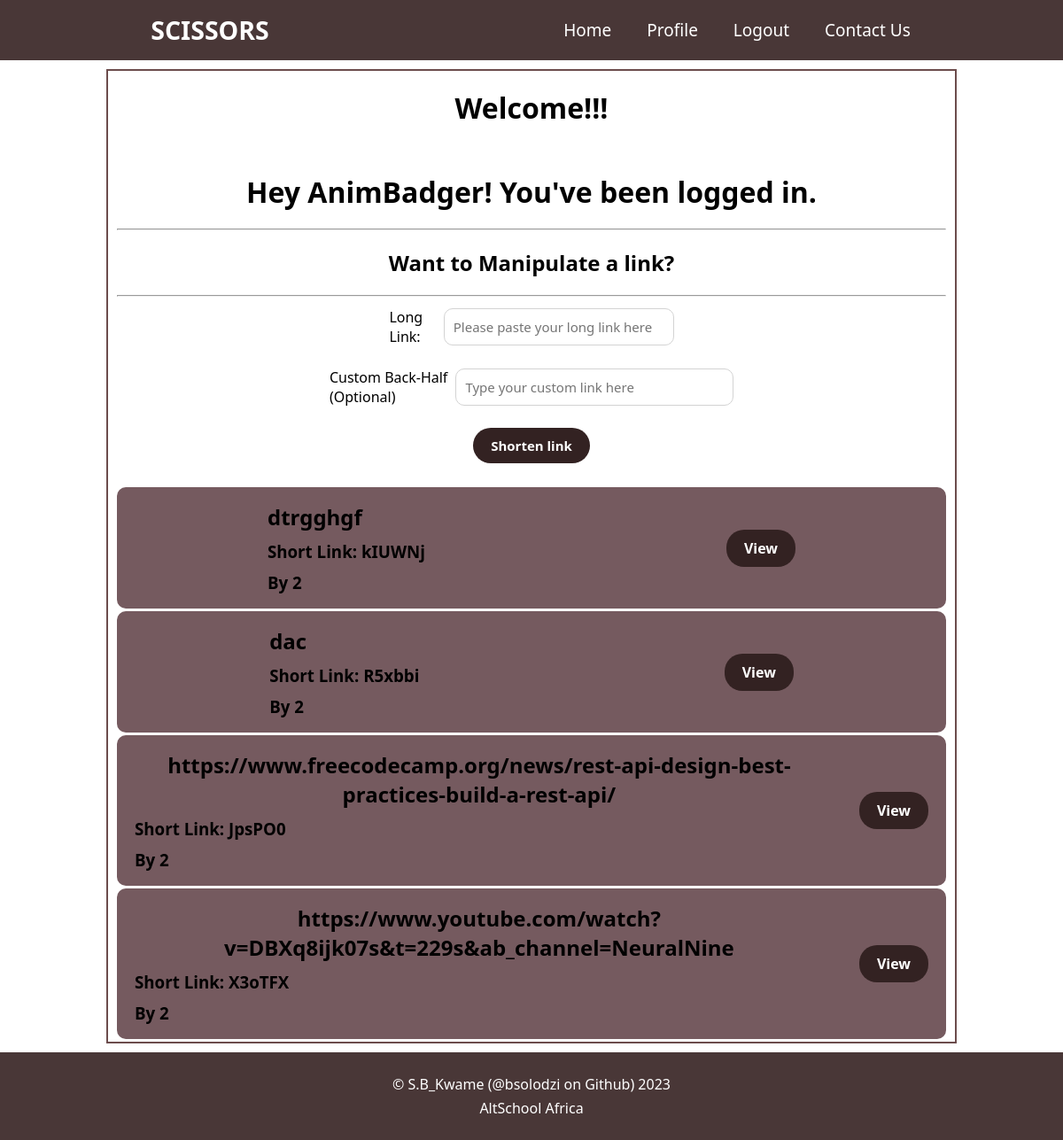
/ (signed in), run on the app's committed database.
### app.py (models this page shows, shortened)
class User (db.Model, UserMixin):
    __tablename__ = "users"
    id = db.Column(db.Integer(), primary_key=True)
    username = db.Column(db.String(255), nullable=False, unique=True)
    first_name = db.Column(db.String(50), nullable=False)
    last_name = db.Column(db.String(50), nullable=False)
    email = db.Column(db.String(255), nullable=False, unique=True)
    password_hash = db.Column(db.Text(), nullable=False)
    links = db.relationship('Link', backref='user')

class Link(db.Model):
    __tablename__ = "links"
    id = db.Column(db.Integer(), primary_key=True)
    long_link = db.Column(db.String(), nullable=False)
    custom_link = db.Column(db.String(50), unique=True, default=None)
    short_link = db.Column(db.String())
    user_id = db.Column(db.Integer(), db.ForeignKey('users.id'))
    clicks = db.Column(db.Integer, default=0)
    created_at = db.Column(db.DateTime, default=datetime.utcnow)

### app.py (the view, shortened to what this page needs)
@app.route('/', methods=['GET', 'POST'])
def home():
    latest_link = None  # Initialize the variable
    if current_user.is_authenticated:
        links = Link.query.filter_by(user=current_user).order_by(
            desc(Link.created_at)).all()
    else:
        links = []
    return render_template('index.html', links=links, latest_link=latest_link)

### app.py (called while the page is built)
@login_manager.user_loader
def load_user(user_id):
    return User.query.get(int(user_id))

### templates/index.html
{% extends 'base.html' %} {% block content %}
<h1 class="headings">Welcome!!!</h1>
{% if current_user.is_authenticated %}
<div class="form-group">
  <h1 class="headings">
    Hey {{current_user.username}}! You've been logged in.
  </h1>
  <hr />
  <h2 class="headings">Want to Manipulate a link?</h2>
  <hr />
  <form action="{{url_for('home')}}" method="POST">
    <div class="form-group">
      <label for="link">Long Link:</label>
      <input
      class="form-control"
        type="text"
        id="link"
        name="link"
        placeholder="Please paste your long link here"
        required
      />
    </div>
    <div class="form-group">
      <label for="custom_link">Custom Back-Half (Optional)</label>
      <input id ="custom_link" type="text" name="custom_link" class="form-control" placeholder="Type your custom link here">
    </div>
    <div class="form-group">
      <input type="submit" value="Shorten link" class="mybtn" />
    </div>
  </form>
</div>
{% endif %} {% for link in links %}
<div class="blogs">
  <article class="index-article">
    <div class="form-group">
      <div>
        <h2>{{link.long_link}}</h2>
      </div>
      <div>
        <h3>Short Link: {{link.short_link}}</h3>
      </div>
      <div>
        <h3>By {{link.user_id}}</h3>
      </div>
    </div>
    <div>
      <a href="/details/{{link.id}}/" class="mybtn"> View</a>
    </div>
  </article>
</div>
{% endfor %} {% endblock content %}

### static/css/main.css (style rules this page uses)
* { font-family: system-ui, 'Segoe UI', 'Open Sans', 'Helvetica Neue', sans-serif; margin: auto; box-sizing: border-box; }
a { text-decoration: underline; margin: 0 3px; }
form { width:auto; }
.form-group { padding: 12px 10px; }
.form-group div { display: flex; align-items: flex-start; }
.form-control { width: 100%; padding: 10px; border: 1px solid lightgray; justify-content: center; }
.mybtn { padding: 10px 20px; background-color: rgb(51, 34, 34); border: none; color: white; font-weight: bold; border-radius: 20px; transition: all 1.5s; text-decoration: none; }
input { border-radius: 10px; align-items: left; text-align: left; font-size: 15px; }
.index-article { display: flex; text-align: left; margin: 3px 10px; background-color: rgb(117, 90, 95); border-radius: 10px; }
article a { margin: 20px; }
h1, h2, h3, p { margin: 5px 10px; text-align: center; }
.headings { text-align: center; margin: 20px; }
form { display: flex; flex-direction: column; }

### data on the page
User: username "AnimBadger"
Link: long_link "dtrgghgf", short_link "kIUWNj", user_id "2"
Link: long_link "dac", short_link "R5xbbi", user_id "2"
Link: long_link "https://www.freecodecamp.org/news/rest-api-design-best-practices-build-a-rest-api/", short_link "JpsPO0", user_id "2"
Link: long_link "https://www.youtube.com/watch?v=DBXq8ijk07s&t=229s&ab_channel=NeuralNine", short_link "X3oTFX", user_id "2"
